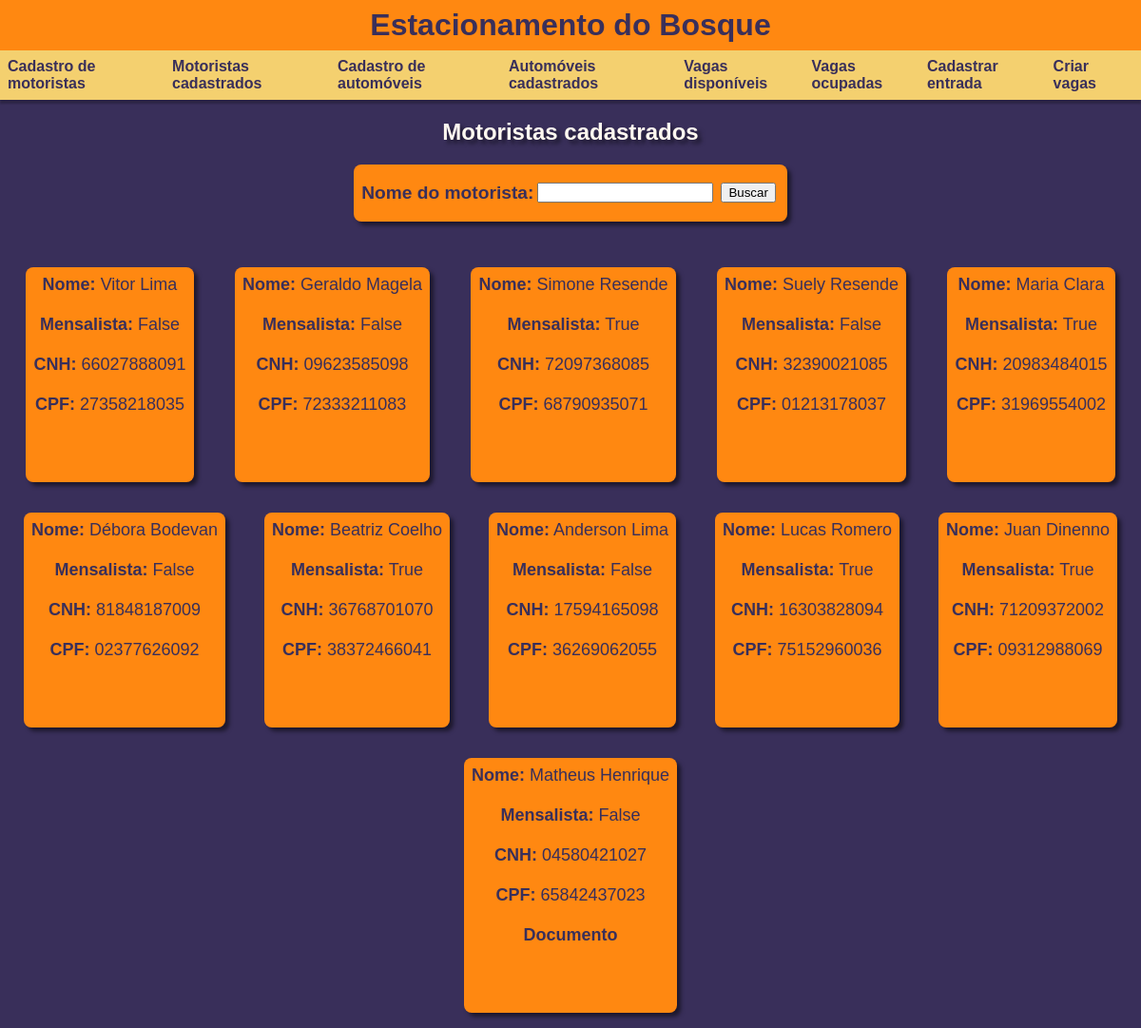
The page /driver/registered on the database its author committed.
### driver/models.py (models this page shows, shortened)
class Driver(models.Model):
    driver_name = models.CharField(max_length=50)
    monthly = models.BooleanField(default=False)
    cnh = models.CharField(max_length=11)
    cpf = models.CharField(max_length=11)
    file_upload = models.FileField(upload_to='driver_docs/', blank=True)

### driver/views.py (the view)
# urls.py: path('registered', views.registered_drivers, name='registered_drivers'),
def registered_drivers(request):
    form = DriverSearchForm()
    all_registered_drivers = Driver.objects.all()
    return render(request, 'registered_drivers.html', {
        'form': form,
        'all_registered_drivers': all_registered_drivers,
    })

### driver/my_forms.py
class DriverSearchForm(forms.Form):
    name_search = forms.CharField(max_length=50)

### driver/templates/registered_drivers.html (shortened to what this page needs)
{% extends "core_index.html" %}
{% block css %}
    {% load static %}
    <link rel="stylesheet" href="{% static "registered_drivers.css" %}">
{% endblock css %}
{% block content %}
    <section id="first_sec">
        <h2>Motoristas cadastrados</h2>
        <form action="{% url "driver:driver_search" %}" method="post">
            <b>Nome do motorista:</b> {{ form.name_search }}
            <input type="submit" value="Buscar">
            <br>
            <br>
        </form>
    </section>
    <section id="second_sec">
        {% for driver in all_registered_drivers %}
            <div id="registered_drivers">
                <span><b>Nome:</b> {{ driver.driver_name }}</span><br>
                <span><b>Mensalista:</b> {{ driver.monthly }}</span><br>
                <span><b>CNH:</b> {{ driver.cnh }}</span><br>
                <span><b>CPF:</b> {{ driver.cpf }}</span><br>
                {% if driver.file_upload %}
                    <span><a id="doc" href="{{ driver.file_upload.url }}" target="_blank"><b>Documento</b></a></span><br>
                {% endif %}
                <br>
                <br>
            </div>
        {% endfor %}
    </section>
{% endblock content %}

### static/css/header_nav.css (style rules this page uses)
body { margin: 0; padding: 0; box-sizing: border-box; background-color: #392F5A; font-family: 'Franklin Gothic Medium', 'Arial Narrow', Arial, sans-serif; color: #FFF8F0; }

### static/css/registered_drivers.css (style rules this page uses)
#first_sec { display: flex; flex-direction: column; align-items: center; justify-content: center; margin-bottom: 32px; }
h2 { text-shadow: 4px 4px 4px rgba(0, 0, 0, 0.5); }
form { display: flex; align-items: center; justify-content: center; padding: 8px; background-color: #FF8811; font-size: larger; box-shadow: 4px 4px 4px rgba(0, 0, 0, 0.5); border-radius: 8px; color: #392F5A; }
input { margin: 4px; }
#second_sec { display: flex; flex-wrap: wrap; align-items: start; justify-content: space-evenly; }
#registered_drivers { display: flex; flex-direction: column; align-items: center; justify-content: space-evenly; margin: 16px 16px 16px 16px; padding: 8px; background-color: #FF8811; font-size: large; box-shadow: 4px 4px 4px rgba(0, 0, 0, 0.5); border-radius: 8px; color: #392F5A; }
#doc { color: #392F5A; text-decoration: none; font-weight: bold; }

### rows shown on the page
Driver: driver_name "Vitor Lima", monthly "False", cnh "66027888091", cpf "27358218035"
Driver: driver_name "Geraldo Magela", monthly "False", cnh "09623585098", cpf "72333211083"
Driver: driver_name "Simone Resende", monthly "True", cnh "72097368085", cpf "68790935071"
Driver: driver_name "Suely Resende", monthly "False", cnh "32390021085", cpf "01213178037"
Driver: driver_name "Maria Clara", monthly "True", cnh "20983484015", cpf "31969554002"
Driver: driver_name "Débora Bodevan", monthly "False", cnh "81848187009", cpf "02377626092"
Driver: driver_name "Beatriz Coelho", monthly "True", cnh "36768701070", cpf "38372466041"
Driver: driver_name "Anderson Lima", monthly "False", cnh "17594165098", cpf "36269062055"
Driver: driver_name "Lucas Romero", monthly "True", cnh "16303828094", cpf "75152960036"
Driver: driver_name "Juan Dinenno", monthly "True", cnh "71209372002", cpf "09312988069"
Driver: driver_name "Matheus Henrique", monthly "False", cnh "04580421027", cpf "65842437023"
